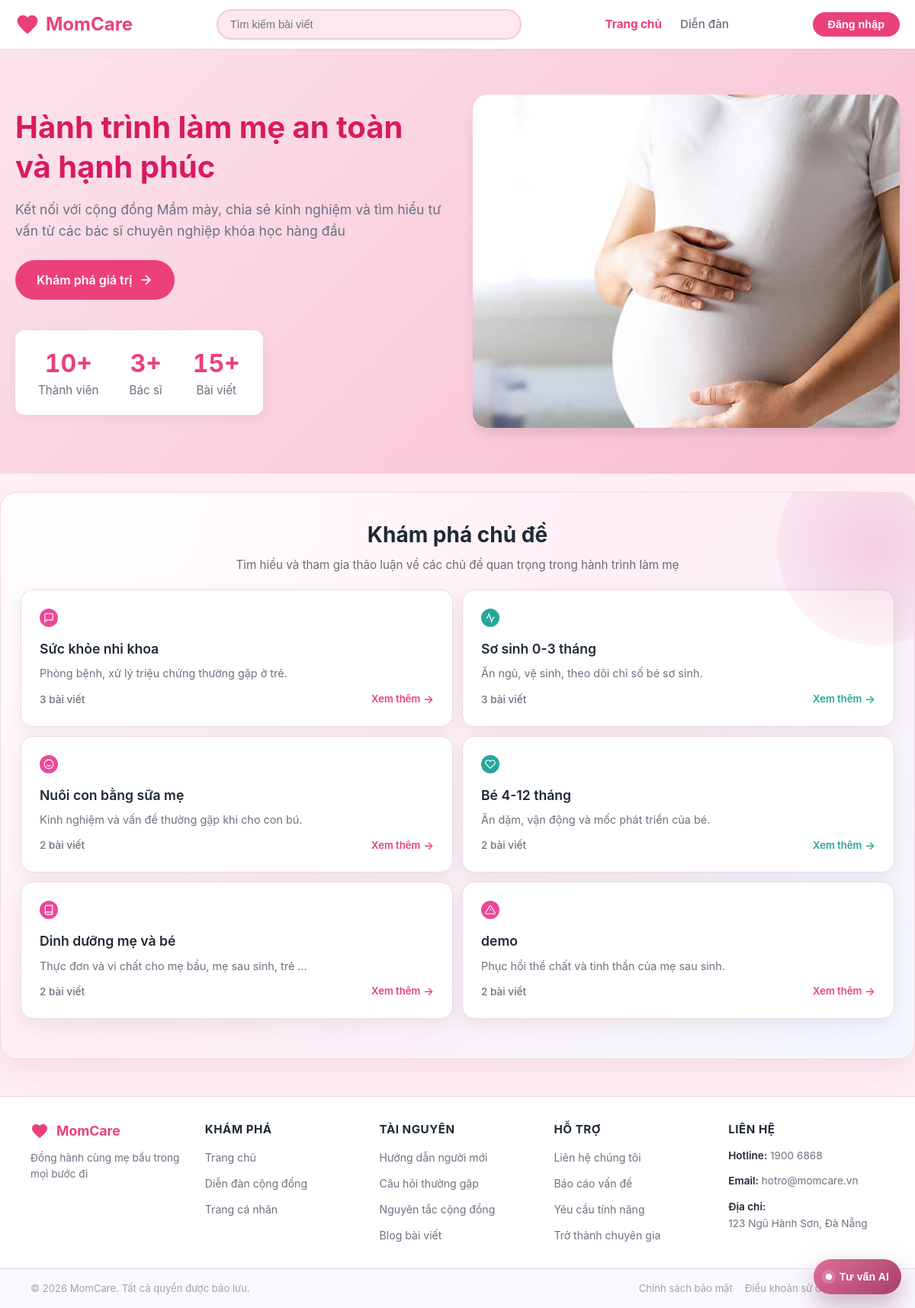
The page / on the database its author committed.
### momcare_forum/models.py (models this page shows, shortened)
class Category(models.Model):
    COLOR_CHOICES = [
        ('pink', 'Hồng'),
        ('blue', 'Xanh lam'),
        ('green', 'Xanh lá'),
        ('orange', 'Cam'),
        ('purple', 'Tím'),
        ('teal', 'Xanh mòng két'),
    ]
    name = models.CharField(max_length=100, verbose_name="Tên danh mục")
    slug = models.SlugField(max_length=120, unique=True, blank=True)
    color_dot = models.CharField(max_length=20, choices=COLOR_CHOICES, default='pink', verbose_name="Màu chấm")
    description = models.TextField(blank=True, null=True, verbose_name="Mô tả")
    created_at = models.DateTimeField(auto_now_add=True)
    class Meta:
        verbose_name = "Danh mục"
        verbose_name_plural = "Danh mục"

### momcare_forum/views.py (the view)
# urls.py: path('', forum_views.landing_page, name='landing'),
def landing_page(request):
    total_users = User.objects.count()
    total_doctors = UserProfile.objects.filter(user_type='doctor').count()
    total_posts = Post.objects.filter(is_hidden=False).count()
    topics = Category.objects.annotate(
        post_count=Count('posts', filter=Q(posts__is_hidden=False))
    ).order_by('-post_count', '-created_at')[:6]
    notification_context = _get_notification_context(request)
    role_context = _get_user_role_context(request)
    context = {
        'total_users': total_users,
        'total_doctors': total_doctors,
        'total_posts': total_posts,
        'topics': topics,
    }
    context.update(notification_context)
    context.update(role_context)
    return render(request, 'landing.html', context)

### momcare_forum/views.py (called while the page is built, shortened)
def _get_user_role_context(request):
    context = {
        'is_logged_in': request.user.is_authenticated,
        'is_admin_user': False,
        'is_staff_user': False,
        'is_superuser_user': False,
        'is_doctor_user': False,
        'can_verify_posts': False,
    }
    if not request.user.is_authenticated:
        return context

def _get_notification_context(request):
    if not request.user.is_authenticated:
        return {
            'unread_count': 0,
            'recent_notifications': [],
        }

### momcare_forum/templates/landing.html (shortened to what this page needs)
{% load static %}
<!DOCTYPE html>
<html lang="vi">
<head>
  <link rel="stylesheet" href="{% static 'css/main.css' %}">
  <link rel="stylesheet" href="{% static 'css/auth.css' %}?v=20260407a">
</head>
<body>
  {% include '_navbar.html' %}
  <section class="hero">
    <div class="hero-container">
      <div class="hero-content">
        <h1 class="hero-title">Hành trình làm mẹ an toàn và hạnh phúc</h1>
        <p class="hero-subtitle">
          Kết nối với cộng đồng Mầm mày, chia sẻ kinh nghiệm và tìm hiểu tư vấn từ các bác sĩ chuyên nghiệp khóa học hàng đầu
        </p>
        <a href="{% url 'forum' %}" class="btn-cta" style="text-decoration: none; display: inline-flex; align-items: center; justify-content: center;">
          Khám phá giá trị
          <svg viewBox="0 0 24 24" fill="none" stroke="currentColor" stroke-width="2">
            <line x1="5" y1="12" x2="19" y2="12"/>
            <polyline points="12 5 19 12 12 19"/>
          </svg>
        </a>
        <div class="stats-inline" style="display: flex; gap: 40px; margin-top: 40px; background: white; padding: 20px 30px; border-radius: 12px; box-shadow: 0 4px 15px rgba(0,0,0,0.05); width: fit-content;">
          <div class="stat-item" style="text-align: center;">
            <div class="stat-number" style="font-size: 2rem; font-weight: 700; color: var(--primary-pink);">{{ total_users }}+</div>
            <div class="stat-label" style="font-size: 0.95rem; color: var(--text-gray);">Thành viên</div>
          </div>
          <div class="stat-item" style="text-align: center;">
            <div class="stat-number" style="font-size: 2rem; font-weight: 700; color: var(--primary-pink);">{{ total_doctors }}+</div>
            <div class="stat-label" style="font-size: 0.95rem; color: var(--text-gray);">Bác sĩ</div>
          </div>
          <div class="stat-item" style="text-align: center;">
            <div class="stat-number" style="font-size: 2rem; font-weight: 700; color: var(--primary-pink);">{{ total_posts }}+</div>
            <div class="stat-label" style="font-size: 0.95rem; color: var(--text-gray);">Bài viết</div>
          </div>
        </div>
      </div>
      <div class="hero-image">
        <img src="{% static 'image/image1.png' %}" alt="MomCare">
      </div>
    </div>
  </section>
  <section class="topics-section topics-showcase">
    <h2 class="section-title">Khám phá chủ đề</h2>
    <p class="section-subtitle">Tìm hiểu và tham gia thảo luận về các chủ đề quan trọng trong hành trình làm mẹ</p>
    <div class="topics-grid">
      {% for topic in topics %}
      <a href="{% url 'forum' %}?category={{ topic.id }}" class="topic-card" style="text-decoration:none; color:inherit; display:block;">
        <div class="topic-icon {% cycle 'pink' 'teal' 'pink' 'teal' 'pink' 'pink' %}">
          {% if forloop.counter == 1 %}
          <svg viewBox="0 0 24 24" fill="none" stroke="currentColor" stroke-width="2">
            <path d="M21 15a2 2 0 0 1-2 2H7l-4 4V5a2 2 0 0 1 2-2h14a2 2 0 0 1 2 2z"/>
          </svg>
          {% elif forloop.counter == 2 %}
          <svg viewBox="0 0 24 24" fill="none" stroke="currentColor" stroke-width="2">
            <path d="M22 12h-4l-3 9L9 3l-3 9H2"/>
          </svg>
          {% elif forloop.counter == 3 %}
          <svg viewBox="0 0 24 24" fill="none" stroke="currentColor" stroke-width="2">
            <circle cx="12" cy="12" r="10"/>
            <path d="M8 14s1.5 2 4 2 4-2 4-2"/>
            <line x1="9" y1="9" x2="9.01" y2="9"/>
            <line x1="15" y1="9" x2="15.01" y2="9"/>
          </svg>
          {% elif forloop.counter == 4 %}
          <svg viewBox="0 0 24 24" fill="none" stroke="currentColor" stroke-width="2">
            <path d="M20.84 4.61a5.5 5.5 0 0 0-7.78 0L12 5.67l-1.06-1.06a5.5 5.5 0 0 0-7.78 7.78l1.06 1.06L12 21.23l7.78-7.78 1.06-1.06a5.5 5.5 0 0 0 0-7.78z"/>
          </svg>
          {% elif forloop.counter == 5 %}
          <svg viewBox="0 0 24 24" fill="none" stroke="currentColor" stroke-width="2">
            <path d="M4 19.5A2.5 2.5 0 0 1 6.5 17H20"/>
            <path d="M6.5 2H20v20H6.5A2.5 2.5 0 0 1 4 19.5v-15A2.5 2.5 0 0 1 6.5 2z"/>
          </svg>
          {% else %}
          <svg viewBox="0 0 24 24" fill="none" stroke="currentColor" stroke-width="2">
            <path d="M10.29 3.86L1.82 18a2 2 0 0 0 1.71 3h16.94a2 2 0 0 0 1.71-3L13.71 3.86a2 2 0 0 0-3.42 0z"/>
            <line x1="12" y1="9" x2="12" y2="13"/>
            <line x1="12" y1="17" x2="12.01" y2="17"/>
          </svg>
          {% endif %}
        </div>
        <h3 class="topic-title">{{ topic.name }}</h3>
        <p class="topic-description">{{ topic.description|default:'Tìm hiểu và trao đổi kinh nghiệm cùng cộng đồng MomCare'|truncatewords:12 }}</p>
        <div class="topic-footer">
          <span class="topic-count">{{ topic.post_count }} bài viết</span>
          <span class="topic-link {% cycle '' 'teal-link' '' 'teal-link' '' '' %}">Xem thêm <span>→</span></span>
        </div>
      </a>
      {% empty %}
      <p style="grid-column: 1/-1; text-align: center; padding: 40px; color: var(--text-gray);">Chưa có chủ đề nào</p>
      {% endfor %}
    </div>
  </section>
  {% include 'footer.html' %}
</body>
</html>

### momcare_forum/templates/_navbar.html (shortened to what this page needs)
{% load static %}
<header class="header">
  <div class="header-container">
    <a href="{% url 'landing' %}" class="logo">
      <svg class="logo-icon" viewBox="0 0 24 24" fill="currentColor">
        <path d="M12 21.35l-1.45-1.32C5.4 15.36 2 12.28 2 8.5 2 5.42 4.42 3 7.5 3c1.74 0 3.41.81 4.5 2.09C13.09 3.81 14.76 3 16.5 3 19.58 3 22 5.42 22 8.5c0 3.78-3.4 6.86-8.55 11.54L12 21.35z"/>
      </svg>
      MomCare
    </a>
    <form class="search-box" action="{% url 'forum' %}" method="GET" role="search">
      <input type="text" class="search-input" name="q" value="{{ search_query|default:'' }}" placeholder="Tìm kiếm bài viết" aria-label="Tìm kiếm bài viết">
    </form>
    <nav class="nav-menu">
      <a href="{% url 'landing' %}" class="nav-link {% if request.resolver_match.url_name == 'landing' %}active{% endif %}">Trang chủ</a>
      <a href="{% url 'forum' %}" class="nav-link ">Diễn đàn</a>
    </nav>
    <div class="header-actions">
      <div id="auth-buttons" class="auth-buttons">
        <button class="btn-login" data-modal="auth-modal">Đăng nhập</button>
      </div>
    </div>
  </div>
</header>
<link rel="stylesheet" href="{% static 'css/ai-chatbox.css' %}?v=20260426c">
<div id="ai-chatbox-root" class="ai-chatbox-root" aria-live="polite">
  <button id="ai-chat-toggle" class="ai-chat-toggle" type="button" aria-expanded="false" aria-controls="ai-chat-panel" aria-label="Mở trợ lý AI">
    <span class="ai-chat-toggle-dot" aria-hidden="true"></span>
    <span class="ai-chat-toggle-text">Tư vấn AI</span>
  </button>
</div>

### momcare_forum/templates/footer.html (shortened to what this page needs)
<footer class="mc-footer">
  <div class="mc-footer-main">
    <div class="mc-footer-container">
      <div class="mc-footer-grid">
        <div class="mc-footer-column">
          <a href="{% url 'landing' %}" class="mc-footer-brand" aria-label="MomCare">
            <svg class="mc-footer-logo" viewBox="0 0 24 24" fill="currentColor" aria-hidden="true">
              <path d="M12 21.35l-1.45-1.32C5.4 15.36 2 12.28 2 8.5 2 5.42 4.42 3 7.5 3c1.74 0 3.41.81 4.5 2.09C13.09 3.81 14.76 3 16.5 3 19.58 3 22 5.42 22 8.5c0 3.78-3.4 6.86-8.55 11.54L12 21.35z"/>
            </svg>
            <span>MomCare</span>
          </a>
          <p class="mc-footer-tagline">Đồng hành cùng mẹ bầu trong mọi bước đi</p>
        </div>
        <div class="mc-footer-column">
          <h5 class="mc-footer-column-title">Khám phá</h5>
          <ul class="mc-footer-list">
            <li><a href="{% url 'landing' %}">Trang chủ</a></li>
            <li><a href="{% url 'forum' %}">Diễn đàn cộng đồng</a></li>
            <li><a href="{% url 'profile' %}">Trang cá nhân</a></li>
          </ul>
        </div>
        <div class="mc-footer-column">
          <h5 class="mc-footer-column-title">Tài nguyên</h5>
          <ul class="mc-footer-list">
            <li><a href="javascript:void(0);" onclick="return false;">Hướng dẫn người mới</a></li>
            <li><a href="javascript:void(0);" onclick="return false;">Câu hỏi thường gặp</a></li>
            <li><a href="javascript:void(0);" onclick="return false;">Nguyên tắc cộng đồng</a></li>
            <li><a href="javascript:void(0);" onclick="return false;">Blog bài viết</a></li>
          </ul>
        </div>
        <div class="mc-footer-column">
          <h5 class="mc-footer-column-title">Hỗ trợ</h5>
          <ul class="mc-footer-list">
            <li><a href="javascript:void(0);" onclick="return false;">Liên hệ chúng tôi</a></li>
            <li><a href="javascript:void(0);" onclick="return false;">Báo cáo vấn đề</a></li>
            <li><a href="javascript:void(0);" onclick="return false;">Yêu cầu tính năng</a></li>
            <li><a href="javascript:void(0);" onclick="return false;">Trở thành chuyên gia</a></li>
          </ul>
        </div>
        <div class="mc-footer-column">
          <h5 class="mc-footer-column-title">Liên hệ</h5>
          <div class="mc-footer-contact">
            <p><strong>Hotline:</strong> 1900 6868</p>
            <p><strong>Email:</strong> hotro@momcare.vn</p>
            <p><strong>Địa chỉ:</strong><br>123 Ngũ Hành Sơn, Đà Nẵng</p>
          </div>
        </div>
      </div>
    </div>
  </div>
  <div class="mc-footer-bottom">
    <div class="mc-footer-container">
      <div class="mc-footer-copyright">
        &copy; 2026 MomCare. Tất cả quyền được bảo lưu.
      </div>
      <div class="mc-footer-legal">
        <a href="{% url 'landing' %}#privacy">Chính sách bảo mật</a>
        <a href="{% url 'landing' %}#terms">Điều khoản sử dụng</a>
        <a href="{% url 'landing' %}#cookies">Cookie</a>
      </div>
    </div>
  </div>
</footer>

### momcare_forum/static/css/auth.css (style rules this page uses)
:root { --primary-teal: #26a69a; --primary-teal-light: #26a69a; --primary-purple: #7c3aed; --primary-purple-dark: #6d28d9; --bg-beige: var(--bg-main); --bg-white: var(--bg-card); --text-light: #9ca3af; --border-gray: #d1d5db; --shadow-sm: 0 1px 2px rgba(0, 0, 0, 0.05); --shadow-md: 0 4px 6px -1px rgba(0, 0, 0, 0.1); --shadow-lg: 0 10px 15px -3px rgba(0, 0, 0, 0.1); --shadow-modal: 0 25px 50px -12px rgba(0, 0, 0, 0.25); --primary-pink: #ec407a; --primary-pink-light: #f48fb1; --primary-pink-dark: #d81b60; --bg-main: #fff0f5; --bg-card: #ffffff; --bg-soft: #fde7f0; --text-dark: #1f2937; --text-gray: #6b7280; --border-light: #f4c9d9; }
* { margin: 0; padding: 0; box-sizing: border-box; }
body { font-family: -apple-system, BlinkMacSystemFont, 'Segoe UI', Roboto, 'Helvetica Neue', Arial, sans-serif; background-color: var(--bg-main); color: var(--text-dark); line-height: 1.5; min-height: 100vh; }
.topics-grid { display: grid; grid-template-columns: repeat(2, 1fr); gap: 12px; margin-bottom: 24px; }
.topic-icon { width: 24px; height: 24px; border-radius: 50%; display: flex; align-items: center; justify-content: center; flex-shrink: 0; }
.topic-icon svg { width: 14px; height: 14px; color: white; }
.topic-icon.pink { background-color: #ec4899; }

### momcare_forum/static/css/ai-chatbox.css (style rules this page uses)
.ai-chatbox-root { --mc-primary: #c9507f; --mc-primary-dark: #a73f67; --mc-ink: #2f2834; --mc-soft: #fff6fa; --mc-border: #ecd3de; --mc-ease: 220ms cubic-bezier(0.2, 0.8, 0.2, 1); position: fixed; right: 18px; bottom: 18px; z-index: 2600; font-family: inherit; }
.ai-chat-toggle { border: none; border-radius: 999px; background: linear-gradient(140deg, #df6e9a, var(--mc-primary-dark)); color: #fff; min-height: 46px; padding: 9px 16px; display: inline-flex; align-items: center; gap: 10px; font-size: 14px; font-weight: 700; letter-spacing: 0.01em; cursor: pointer; box-shadow: 0 14px 34px rgba(104, 36, 63, 0.34); transition: transform var(--mc-ease), box-shadow var(--mc-ease), filter var(--mc-ease); }
.ai-chat-toggle-dot { width: 8px; height: 8px; border-radius: 999px; background: #fff; box-shadow: 0 0 0 5px rgba(255, 255, 255, 0.18); }

### momcare_forum/templates/landing.html (style rules this page uses)
.topics-showcase { position: relative; overflow: hidden; border-radius: 22px; margin: 24px auto 0; max-width: 1240px; padding: 34px 26px 28px; background: radial-gradient(circle at 10% 0%, rgba(255, 255, 255, 0.95), rgba(255, 255, 255, 0) 52%), linear-gradient(135deg, #fff4f8 0%, #ffeef5 45%, #f3f8ff 100%); border: 1px solid #f0d7e3; box-shadow: 0 18px 44px rgba(199, 126, 157, 0.16); }
.topics-showcase::after { content: ""; position: absolute; right: -80px; top: -60px; width: 260px; height: 260px; border-radius: 50%; background: radial-gradient(circle, rgba(218, 95, 149, 0.24), rgba(218, 95, 149, 0)); pointer-events: none; }
.topics-showcase .section-title { margin-bottom: 8px; }
.topics-showcase .section-subtitle { max-width: 760px; margin: 0 auto 20px; color: #6f6a75; }
.topics-showcase .topic-card { border-radius: 16px; border: 1px solid #efd8e5; box-shadow: 0 8px 24px rgba(48, 37, 45, 0.08); transition: transform 0.22s ease, box-shadow 0.22s ease; }

### rows shown on the page
Category: name "Sức khỏe nhi khoa", description "Phòng bệnh, xử lý triệu chứng thường gặp ở trẻ.", post_count "3"
Category: name "Sơ sinh 0-3 tháng", description "Ăn ngủ, vệ sinh, theo dõi chỉ số bé sơ sinh.", post_count "3"
Category: name "Nuôi con bằng sữa mẹ", description "Kinh nghiệm và vấn đề thường gặp khi cho con bú.", post_count "2"
Category: name "Bé 4-12 tháng", description "Ăn dặm, vận động và mốc phát triển của bé.", post_count "2"
Category: name "Dinh dưỡng mẹ và bé", description "Thực đơn và vi chất cho mẹ bầu, mẹ sau sinh, trẻ …", post_count "2"
Category: name "demo", description "Phục hồi thể chất và tinh thần của mẹ sau sinh.", post_count "2"

### other values the page prints
{{ total_users }} "10"
{{ total_doctors }} "3"
{{ total_posts }} "15"
